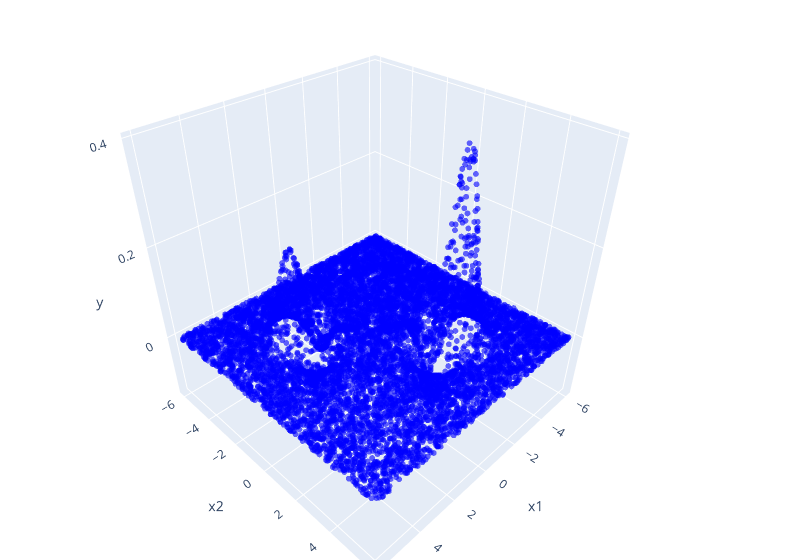

Write notebook code for a chart like this one.
### Code cell
# 3d 그래프
initial=go.Scatter3d(
    x=test_df['x1'],
    y=test_df['x2'],
    z=test_df['y'],
    mode='markers',
    marker=dict(
        size=2,
        color='blue',
       opacity=0.6))  

# new=go.Scatter3d(
#     x=new_point['L'],
#     y=new_point['v0'],
#     z=new_point['C'],
#     mode='markers',
#     marker=dict(
#         size=3,
#         color= 'red'),
#        opacity=0.6))
    

fig = go.Figure(data=[initial])

fig.update_layout(scene = dict(
    zaxis = dict(nticks=4, range=[-0.1,0.4],tickvals= [-0.1,0,0.1,0.2,0.3,0.4]),
                    xaxis_title='x1',
                    yaxis_title='x2',
                    zaxis_title='y'),
                    width=800,
                    margin=dict(r=50, b=0, l=50, t=0))

fig

### Figure 1 — Plotly figure (JSON) as saved in the notebook; plotly's stock layout.template omitted (floating-point values rounded to 4 significant figures; data arrays with more than 128 entries replaced by an {"elided": "..."} marker saying what was removed)
{"data": [{"marker": {"color": "blue", "opacity": 0.6, "size": 2}, "mode": "markers", "type": "scatter3d", "x": {"elided": "10000 float values"}, "y": {"elided": "10000 float values"}, "z": {"elided": "10000 float values"}}], "layout": {"margin": {"b": 0, "l": 0, "r": 50, "t": 0}, "scene": {"xaxis": {"title": {"text": "x1"}}, "yaxis": {"title": {"text": "x2"}}, "zaxis": {"title": {"text": "y"}}}, "width": 800}}
